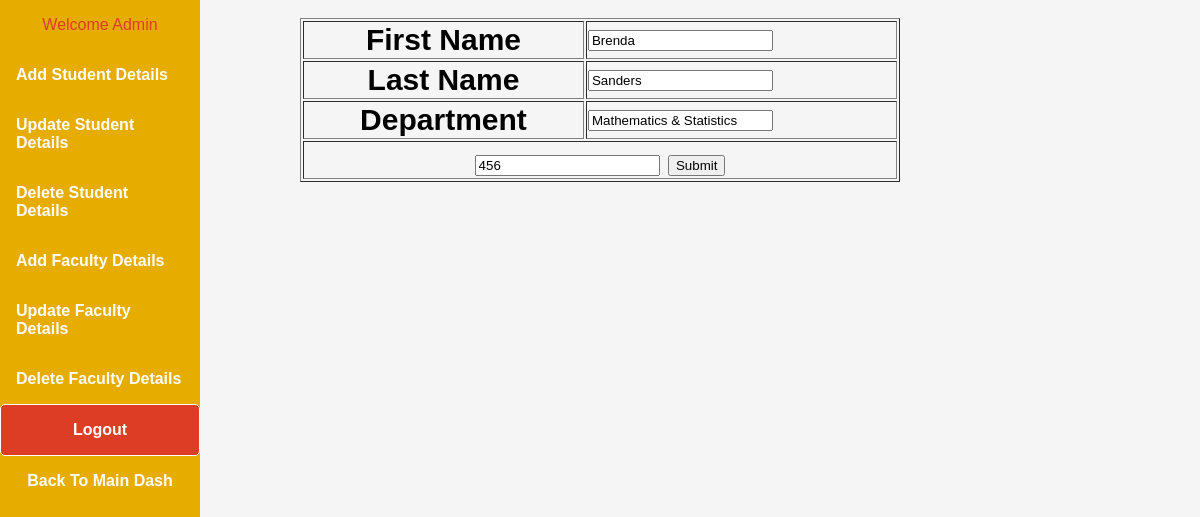
Page /admin/updateformfaculty.php?FacultyID=456 (signed in) on the committed database.
### tables this page shows
CREATE TABLE `faculty_info` (
  `FacultyID` int(11) NOT NULL,
  `FirstName` varchar(50) NOT NULL,
  `LastName` varchar(50) NOT NULL,
  `Department` varchar(50) DEFAULT NULL
);

### admin/updateformfaculty.php (the view, shortened to what this page needs)
<?php
	include('header.php');
	include('titleheader.php');
?>
<?php
	include ('../dbconnect.php');
	$FacultyID=$_GET['FacultyID'];
	$sql="SELECT * FROM  student.faculty_info WHERE FacultyID = $FacultyID";
	$run = mysqli_query($db,$sql);
	$result=mysqli_fetch_assoc($run);
	$FirstName=$result['FirstName'];
	$LastName=$result['LastName'];
	$Department=$result['Department'];
?>
	<form method="POST" action="updatedatafaculty.php" enctype="multipart/form-data">
	<table border="1" align="center" style="width:50%;font-size: 30px;">
		 <tr>
				<th>First Name</th>
					<td><input type="text" name="FirstName" value="<?php echo $FirstName; ?>"required></td>
		 </tr>
		 <tr>
				<th>Last Name</th>
				<td><input type="text" name="LastName" value="<?php if ( isset( $LastName ) ) {  echo $LastName; }?>" required></td>
		 </tr>
		 <tr>
				<th>Department</th>
				<td><input type="text" name="Department" value="<?php if ( isset( $Department ) ) {  echo $Department; }?>"required></td>
		 </tr>
		 <tr>
		 	<td colspan="2" align="center">
		 		<input type="text" name="FacultyID" value="<?php echo $FacultyID;?>"/>
		 		<input height="30%" type="submit" name="Submit" value="Submit">
		 	</td>
		 </tr>
	</table>
	</form>

### css/dashboard.css (style rules this page uses)
* { box-sizing: border-box; }
body { margin: 0; font-family: Arial, Helvetica, sans-serif; background-color: whitesmoke }

### rows in the picture
faculty_info: FirstName "Brenda", LastName "Sanders", Department "Mathematics & Statistics"
